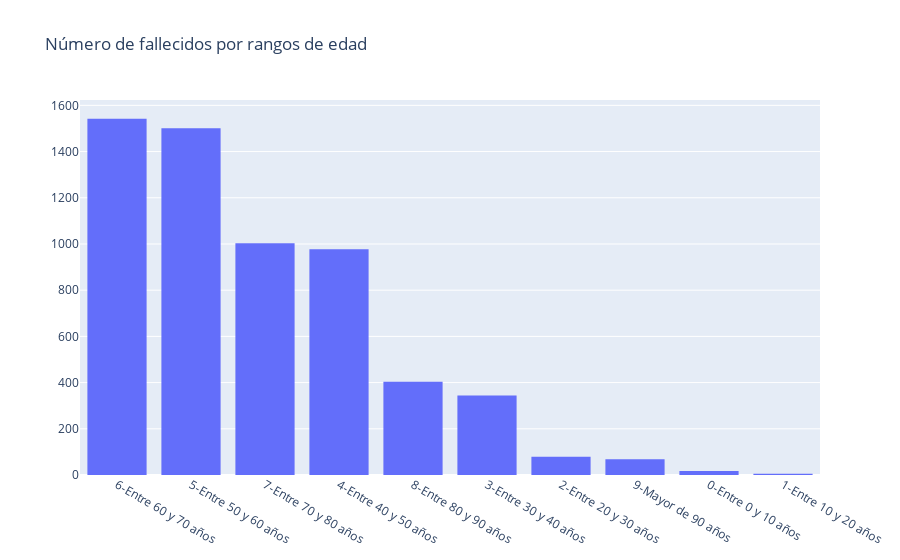

Here is the notebook cell this chart was saved with:
### Markdown cell above
A continuación vamos a hacer una serie de gráficos para analizar la distribución de las variables.

### Code cell
fig = go.Figure()
fig.add_trace(go.Histogram(histfunc="count", y=data[data['Fallecido'] == 1]["Fallecido"] ,
                           x=data[data['Fallecido'] == 1]['EDAD_CAT'], name="COUNT")).update_xaxes(categoryorder="total descending")
fig.update_layout(
    title="Número de fallecidos por rangos de edad"
)
fig.show()

### Figure 1 — Plotly figure (JSON) as saved in the notebook; plotly's stock layout.template omitted (floating-point values rounded to 4 significant figures; data arrays with more than 128 entries replaced by an {"elided": "..."} marker saying what was removed)
{"data": [{"histfunc": "count", "name": "COUNT", "type": "histogram", "x": {"elided": "5940 str values"}, "y": {"elided": "5940 int values"}}], "layout": {"title": {"text": "Número de fallecidos por rangos de edad"}, "xaxis": {"categoryorder": "total descending"}}}
